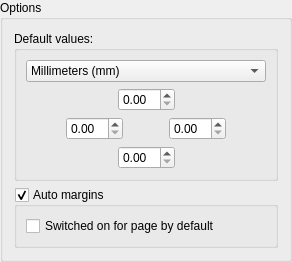
         <widget class="QGroupBox" name="optMargins">
          <property name="title">
           <string>Options</string>
          </property>
          <layout class="QVBoxLayout" name="verticalLayout_71">
           <item>
            <widget class="QGroupBox" name="gbDefaultMarginsValues">
             <property name="title">
              <string>Default values:</string>
             </property>
             <layout class="QVBoxLayout" name="verticalLayout_85">
              <item>
               <widget class="QComboBox" name="cbMarginUnits">
                <item>
                 <property name="text">
                  <string>Millimeters (mm)</string>
                 </property>
                </item>
                <item>
                 <property name="text">
                  <string>Inches (in)</string>
                 </property>
                </item>
               </widget>
              </item>
              <item>
               <layout class="QHBoxLayout" name="horizontalLayout_4">
                <item>
                 <spacer name="horizontalSpacer_9">
                  <property name="orientation">
                   <enum>Qt::Horizontal</enum>
                  </property>
                  <property name="sizeHint" stdset="0">
                   <size>
                    <width>40</width>
                    <height>20</height>
                   </size>
                  </property>
                 </spacer>
                </item>
                <item>
                 <widget class="QDoubleSpinBox" name="marginDefaultTopVal">
                  <property name="statusTip">
                   <string>Top</string>
                  </property>
                 </widget>
                </item>
                <item>
                 <spacer name="horizontalSpacer_10">
                  <property name="orientation">
                   <enum>Qt::Horizontal</enum>
                  </property>
                  <property name="sizeHint" stdset="0">
                   <size>
                    <width>40</width>
                    <height>20</height>
                   </size>
                  </property>
                 </spacer>
                </item>
               </layout>
              </item>
              <item>
               <layout class="QHBoxLayout" name="horizontalLayout_11">
                <item>
                 <spacer name="horizontalSpacer_15">
                  <property name="orientation">
                   <enum>Qt::Horizontal</enum>
                  </property>
                  <property name="sizeHint" stdset="0">
                   <size>
                    <width>40</width>
                    <height>20</height>
                   </size>
                  </property>
                 </spacer>
                </item>
                <item>
                 <widget class="QDoubleSpinBox" name="marginDefaultLeftVal">
                  <property name="statusTip">
                   <string>Left</string>
                  </property>
                 </widget>
                </item>
                <item>
                 <spacer name="horizontalSpacer_11">
                  <property name="orientation">
                   <enum>Qt::Horizontal</enum>
                  </property>
                  <property name="sizeHint" stdset="0">
                   <size>
                    <width>40</width>
                    <height>20</height>
                   </size>
                  </property>
                 </spacer>
                </item>
                <item>
                 <widget class="QDoubleSpinBox" name="marginDefaultRightVal">
                  <property name="statusTip">
                   <string>Right</string>
                  </property>
                 </widget>
                </item>
                <item>
                 <spacer name="horizontalSpacer_16">
                  <property name="orientation">
                   <enum>Qt::Horizontal</enum>
                  </property>
                  <property name="sizeHint" stdset="0">
                   <size>
                    <width>40</width>
                    <height>20</height>
                   </size>
                  </property>
                 </spacer>
                </item>
               </layout>
              </item>
              <item>
               <layout class="QHBoxLayout" name="horizontalLayout_10">
                <item>
                 <spacer name="horizontalSpacer_12">
                  <property name="orientation">
                   <enum>Qt::Horizontal</enum>
                  </property>
                  <property name="sizeHint" stdset="0">
                   <size>
                    <width>40</width>
                    <height>20</height>
                   </size>
                  </property>
                 </spacer>
                </item>
                <item>
                 <widget class="QDoubleSpinBox" name="marginDefaultBottomVal">
                  <property name="statusTip">
                   <string>Bottom</string>
                  </property>
                 </widget>
                </item>
                <item>
                 <spacer name="horizontalSpacer_13">
                  <property name="orientation">
                   <enum>Qt::Horizontal</enum>
                  </property>
                  <property name="sizeHint" stdset="0">
                   <size>
                    <width>40</width>
                    <height>20</height>
                   </size>
                  </property>
                 </spacer>
                </item>
               </layout>
              </item>
             </layout>
            </widget>
           </item>
           <item>
            <widget class="QGroupBox" name="gbMarginsAuto">
             <property name="title">
              <string>Auto margins</string>
             </property>
             <property name="checkable">
              <bool>true</bool>
             </property>
             <layout class="QVBoxLayout" name="verticalLayout_84">
              <item>
               <widget class="QCheckBox" name="cbMarginsAuto">
                <property name="text">
                 <string>Switched on for page by default</string>
                </property>
                <property name="checked">
                 <bool>false</bool>
                </property>
               </widget>
              </item>
             </layout>
            </widget>
           </item>
          </layout>
         </widget>
